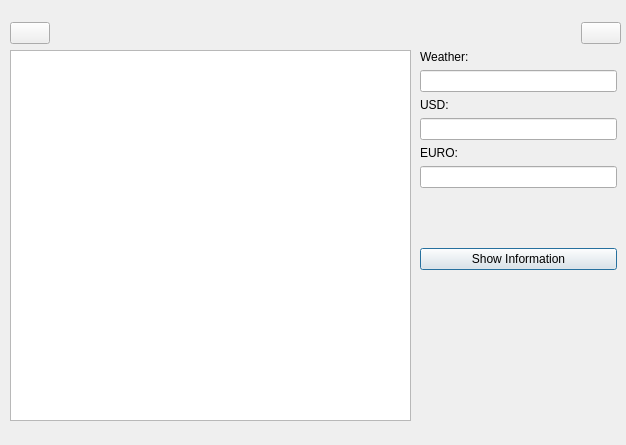
<?xml version="1.0" encoding="UTF-8"?>
<ui version="4.0">
 <class>TaskTwoDialog</class>
 <widget class="QDialog" name="TaskTwoDialog">
  <property name="geometry">
   <rect>
    <x>0</x>
    <y>0</y>
    <width>626</width>
    <height>445</height>
   </rect>
  </property>
  <property name="windowTitle">
   <string>Dialog</string>
  </property>
  <widget class="QTextEdit" name="textEdit">
   <property name="geometry">
    <rect>
     <x>10</x>
     <y>50</y>
     <width>401</width>
     <height>371</height>
    </rect>
   </property>
  </widget>
  <widget class="QWidget" name="">
   <property name="geometry">
    <rect>
     <x>420</x>
     <y>50</y>
     <width>197</width>
     <height>220</height>
    </rect>
   </property>
   <layout class="QVBoxLayout" name="verticalLayout">
    <item>
     <widget class="QLabel" name="weatherLabel">
      <property name="text">
       <string>Weather:</string>
      </property>
     </widget>
    </item>
    <item>
     <layout class="QHBoxLayout" name="horizontalLayout">
      <item>
       <widget class="QLineEdit" name="weatherLineEdit"/>
      </item>
     </layout>
    </item>
    <item>
     <widget class="QLabel" name="usdLabel">
      <property name="text">
       <string>USD:</string>
      </property>
     </widget>
    </item>
    <item>
     <layout class="QHBoxLayout" name="horizontalLayout_2">
      <item>
       <widget class="QLineEdit" name="usdLineEdit"/>
      </item>
     </layout>
    </item>
    <item>
     <widget class="QLabel" name="euroLabel">
      <property name="text">
       <string>EURO:</string>
      </property>
     </widget>
    </item>
    <item>
     <layout class="QHBoxLayout" name="horizontalLayout_3">
      <item>
       <widget class="QLineEdit" name="euroLineEdit"/>
      </item>
     </layout>
    </item>
    <item>
     <spacer name="verticalSpacer">
      <property name="orientation">
       <enum>Qt::Vertical</enum>
      </property>
      <property name="sizeHint" stdset="0">
       <size>
        <width>20</width>
        <height>40</height>
       </size>
      </property>
     </spacer>
    </item>
    <item>
     <widget class="QPushButton" name="showInfoPushButton">
      <property name="text">
       <string>Show Information</string>
      </property>
     </widget>
    </item>
   </layout>
  </widget>
  <widget class="QWidget" name="">
   <property name="geometry">
    <rect>
     <x>10</x>
     <y>20</y>
     <width>611</width>
     <height>26</height>
    </rect>
   </property>
   <layout class="QHBoxLayout" name="horizontalLayout_4">
    <item>
     <widget class="QPushButton" name="openPushButton">
      <property name="text">
       <string/>
      </property>
      <property name="icon">
       <iconset resource="misc_files.qrc">
        <normaloff>:/misc_files/pictures/folder.png</normaloff>:/misc_files/pictures/folder.png</iconset>
      </property>
     </widget>
    </item>
    <item>
     <spacer name="horizontalSpacer_3">
      <property name="orientation">
       <enum>Qt::Horizontal</enum>
      </property>
      <property name="sizeHint" stdset="0">
       <size>
        <width>40</width>
        <height>20</height>
       </size>
      </property>
     </spacer>
    </item>
    <item>
     <widget class="QPushButton" name="aboutPushButton">
      <property name="text">
       <string/>
      </property>
      <property name="icon">
       <iconset resource="misc_files.qrc">
        <normaloff>:/misc_files/pictures/help.png</normaloff>:/misc_files/pictures/help.png</iconset>
      </property>
     </widget>
    </item>
   </layout>
  </widget>
 </widget>
 <resources>
  <include location="misc_files.qrc"/>
 </resources>
 <connections/>
</ui>
